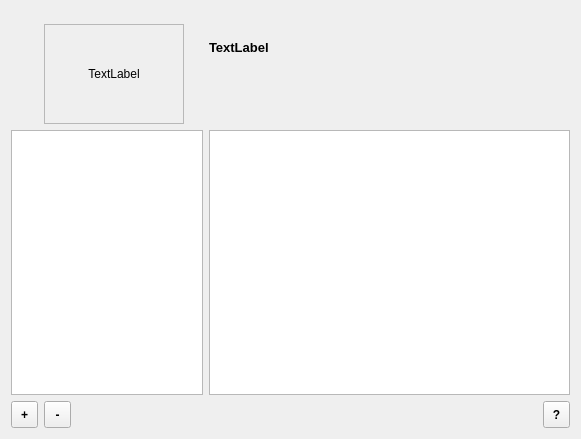
<ui version="4.0" >
 <class>wallpaperFrm</class>
 <widget class="QWidget" name="wallpaperFrm" >
  <property name="geometry" >
   <rect>
    <x>0</x>
    <y>0</y>
    <width>581</width>
    <height>439</height>
   </rect>
  </property>
  <property name="windowTitle" >
   <string>Form</string>
  </property>
  <layout class="QGridLayout" name="gridLayout" >
   <item row="0" column="2" >
    <spacer name="verticalSpacer_3" >
     <property name="orientation" >
      <enum>Qt::Vertical</enum>
     </property>
     <property name="sizeType" >
      <enum>QSizePolicy::Fixed</enum>
     </property>
     <property name="sizeHint" stdset="0" >
      <size>
       <width>20</width>
       <height>13</height>
      </size>
     </property>
    </spacer>
   </item>
   <item row="0" column="4" >
    <spacer name="verticalSpacer" >
     <property name="orientation" >
      <enum>Qt::Vertical</enum>
     </property>
     <property name="sizeType" >
      <enum>QSizePolicy::Fixed</enum>
     </property>
     <property name="sizeHint" stdset="0" >
      <size>
       <width>20</width>
       <height>13</height>
      </size>
     </property>
    </spacer>
   </item>
   <item rowspan="2" row="1" column="0" >
    <spacer name="horizontalSpacer_2" >
     <property name="orientation" >
      <enum>Qt::Horizontal</enum>
     </property>
     <property name="sizeType" >
      <enum>QSizePolicy::Fixed</enum>
     </property>
     <property name="sizeHint" stdset="0" >
      <size>
       <width>13</width>
       <height>94</height>
      </size>
     </property>
    </spacer>
   </item>
   <item rowspan="2" row="1" column="1" colspan="2" >
    <widget class="QLabel" name="current" >
     <property name="sizePolicy" >
      <sizepolicy vsizetype="Fixed" hsizetype="Fixed" >
       <horstretch>0</horstretch>
       <verstretch>0</verstretch>
      </sizepolicy>
     </property>
     <property name="minimumSize" >
      <size>
       <width>140</width>
       <height>100</height>
      </size>
     </property>
     <property name="maximumSize" >
      <size>
       <width>140</width>
       <height>100</height>
      </size>
     </property>
     <property name="frameShape" >
      <enum>QFrame::StyledPanel</enum>
     </property>
     <property name="frameShadow" >
      <enum>QFrame::Plain</enum>
     </property>
     <property name="text" >
      <string>TextLabel</string>
     </property>
     <property name="alignment" >
      <set>Qt::AlignCenter</set>
     </property>
    </widget>
   </item>
   <item rowspan="2" row="1" column="3" >
    <spacer name="horizontalSpacer_3" >
     <property name="orientation" >
      <enum>Qt::Horizontal</enum>
     </property>
     <property name="sizeType" >
      <enum>QSizePolicy::Fixed</enum>
     </property>
     <property name="sizeHint" stdset="0" >
      <size>
       <width>13</width>
       <height>94</height>
      </size>
     </property>
    </spacer>
   </item>
   <item row="1" column="4" colspan="2" >
    <widget class="QLabel" name="currentTitle" >
     <property name="font" >
      <font>
       <pointsize>10</pointsize>
       <weight>75</weight>
       <bold>true</bold>
      </font>
     </property>
     <property name="text" >
      <string>TextLabel</string>
     </property>
    </widget>
   </item>
   <item row="2" column="4" >
    <spacer name="verticalSpacer_2" >
     <property name="orientation" >
      <enum>Qt::Vertical</enum>
     </property>
     <property name="sizeType" >
      <enum>QSizePolicy::Fixed</enum>
     </property>
     <property name="sizeHint" stdset="0" >
      <size>
       <width>20</width>
       <height>10</height>
      </size>
     </property>
    </spacer>
   </item>
   <item row="3" column="0" colspan="4" >
    <widget class="QListWidget" name="folders" >
     <property name="sizePolicy" >
      <sizepolicy vsizetype="Expanding" hsizetype="Preferred" >
       <horstretch>0</horstretch>
       <verstretch>0</verstretch>
      </sizepolicy>
     </property>
     <property name="minimumSize" >
      <size>
       <width>180</width>
       <height>226</height>
      </size>
     </property>
     <property name="maximumSize" >
      <size>
       <width>200</width>
       <height>16777215</height>
      </size>
     </property>
    </widget>
   </item>
   <item row="3" column="4" colspan="2" >
    <widget class="QListWidget" name="content" />
   </item>
   <item row="4" column="0" >
    <widget class="QToolButton" name="addBtn" >
     <property name="minimumSize" >
      <size>
       <width>27</width>
       <height>27</height>
      </size>
     </property>
     <property name="maximumSize" >
      <size>
       <width>27</width>
       <height>27</height>
      </size>
     </property>
     <property name="font" >
      <font>
       <weight>75</weight>
       <bold>true</bold>
      </font>
     </property>
     <property name="text" >
      <string>+</string>
     </property>
     <property name="icon" >
      <iconset resource="../syspref.qrc" >
       <normaloff>:/icons/tool/plus.png</normaloff>:/icons/tool/plus.png</iconset>
     </property>
     <property name="iconSize" >
      <size>
       <width>12</width>
       <height>12</height>
      </size>
     </property>
    </widget>
   </item>
   <item row="4" column="1" >
    <widget class="QToolButton" name="removeBtn" >
     <property name="minimumSize" >
      <size>
       <width>27</width>
       <height>27</height>
      </size>
     </property>
     <property name="maximumSize" >
      <size>
       <width>27</width>
       <height>27</height>
      </size>
     </property>
     <property name="font" >
      <font>
       <weight>75</weight>
       <bold>true</bold>
      </font>
     </property>
     <property name="text" >
      <string>-</string>
     </property>
     <property name="icon" >
      <iconset resource="../syspref.qrc" >
       <normaloff>:/icons/tool/minus.png</normaloff>:/icons/tool/minus.png</iconset>
     </property>
     <property name="iconSize" >
      <size>
       <width>12</width>
       <height>12</height>
      </size>
     </property>
    </widget>
   </item>
   <item row="4" column="2" colspan="2" >
    <spacer name="horizontalSpacer" >
     <property name="orientation" >
      <enum>Qt::Horizontal</enum>
     </property>
     <property name="sizeHint" stdset="0" >
      <size>
       <width>125</width>
       <height>19</height>
      </size>
     </property>
    </spacer>
   </item>
   <item row="4" column="4" >
    <spacer name="horizontalSpacer_4" >
     <property name="orientation" >
      <enum>Qt::Horizontal</enum>
     </property>
     <property name="sizeHint" stdset="0" >
      <size>
       <width>358</width>
       <height>24</height>
      </size>
     </property>
    </spacer>
   </item>
   <item row="4" column="5" >
    <widget class="QToolButton" name="helpBtn" >
     <property name="minimumSize" >
      <size>
       <width>27</width>
       <height>27</height>
      </size>
     </property>
     <property name="maximumSize" >
      <size>
       <width>27</width>
       <height>27</height>
      </size>
     </property>
     <property name="font" >
      <font>
       <weight>75</weight>
       <bold>true</bold>
      </font>
     </property>
     <property name="text" >
      <string>?</string>
     </property>
     <property name="icon" >
      <iconset resource="../syspref.qrc" >
       <normaloff>:/icons/tool/question.png</normaloff>:/icons/tool/question.png</iconset>
     </property>
     <property name="iconSize" >
      <size>
       <width>12</width>
       <height>12</height>
      </size>
     </property>
    </widget>
   </item>
  </layout>
 </widget>
 <resources>
  <include location="../syspref.qrc" />
 </resources>
 <connections/>
</ui>
